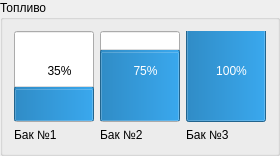
                <widget class="QGroupBox" name="groupBox_14">
                 <property name="title">
                  <string>Топливо</string>
                 </property>
                 <layout class="QGridLayout" name="gridLayout_11">
                  <item row="0" column="2">
                   <layout class="QVBoxLayout" name="verticalLayout_18">
                    <item>
                     <widget class="QProgressBar" name="progressBar_7">
                      <property name="minimumSize">
                       <size>
                        <width>80</width>
                        <height>0</height>
                       </size>
                      </property>
                      <property name="maximumSize">
                       <size>
                        <width>80</width>
                        <height>16777215</height>
                       </size>
                      </property>
                      <property name="value">
                       <number>100</number>
                      </property>
                      <property name="orientation">
                       <enum>Qt::Vertical</enum>
                      </property>
                     </widget>
                    </item>
                    <item>
                     <widget class="QLabel" name="label_34">
                      <property name="minimumSize">
                       <size>
                        <width>80</width>
                        <height>0</height>
                       </size>
                      </property>
                      <property name="text">
                       <string>Бак №3</string>
                      </property>
                     </widget>
                    </item>
                   </layout>
                  </item>
                  <item row="0" column="1">
                   <layout class="QVBoxLayout" name="verticalLayout_19">
                    <item>
                     <widget class="QProgressBar" name="progressBar_8">
                      <property name="minimumSize">
                       <size>
                        <width>80</width>
                        <height>0</height>
                       </size>
                      </property>
                      <property name="value">
                       <number>75</number>
                      </property>
                      <property name="orientation">
                       <enum>Qt::Vertical</enum>
                      </property>
                     </widget>
                    </item>
                    <item>
                     <widget class="QLabel" name="label_35">
                      <property name="minimumSize">
                       <size>
                        <width>80</width>
                        <height>0</height>
                       </size>
                      </property>
                      <property name="text">
                       <string>Бак №2</string>
                      </property>
                     </widget>
                    </item>
                   </layout>
                  </item>
                  <item row="0" column="0">
                   <layout class="QVBoxLayout" name="verticalLayout_20">
                    <item>
                     <widget class="QProgressBar" name="progressBar_9">
                      <property name="minimumSize">
                       <size>
                        <width>80</width>
                        <height>0</height>
                       </size>
                      </property>
                      <property name="value">
                       <number>35</number>
                      </property>
                      <property name="orientation">
                       <enum>Qt::Vertical</enum>
                      </property>
                     </widget>
                    </item>
                    <item>
                     <widget class="QLabel" name="label_36">
                      <property name="minimumSize">
                       <size>
                        <width>80</width>
                        <height>0</height>
                       </size>
                      </property>
                      <property name="text">
                       <string>Бак №1</string>
                      </property>
                     </widget>
                    </item>
                   </layout>
                  </item>
                 </layout>
                </widget>
